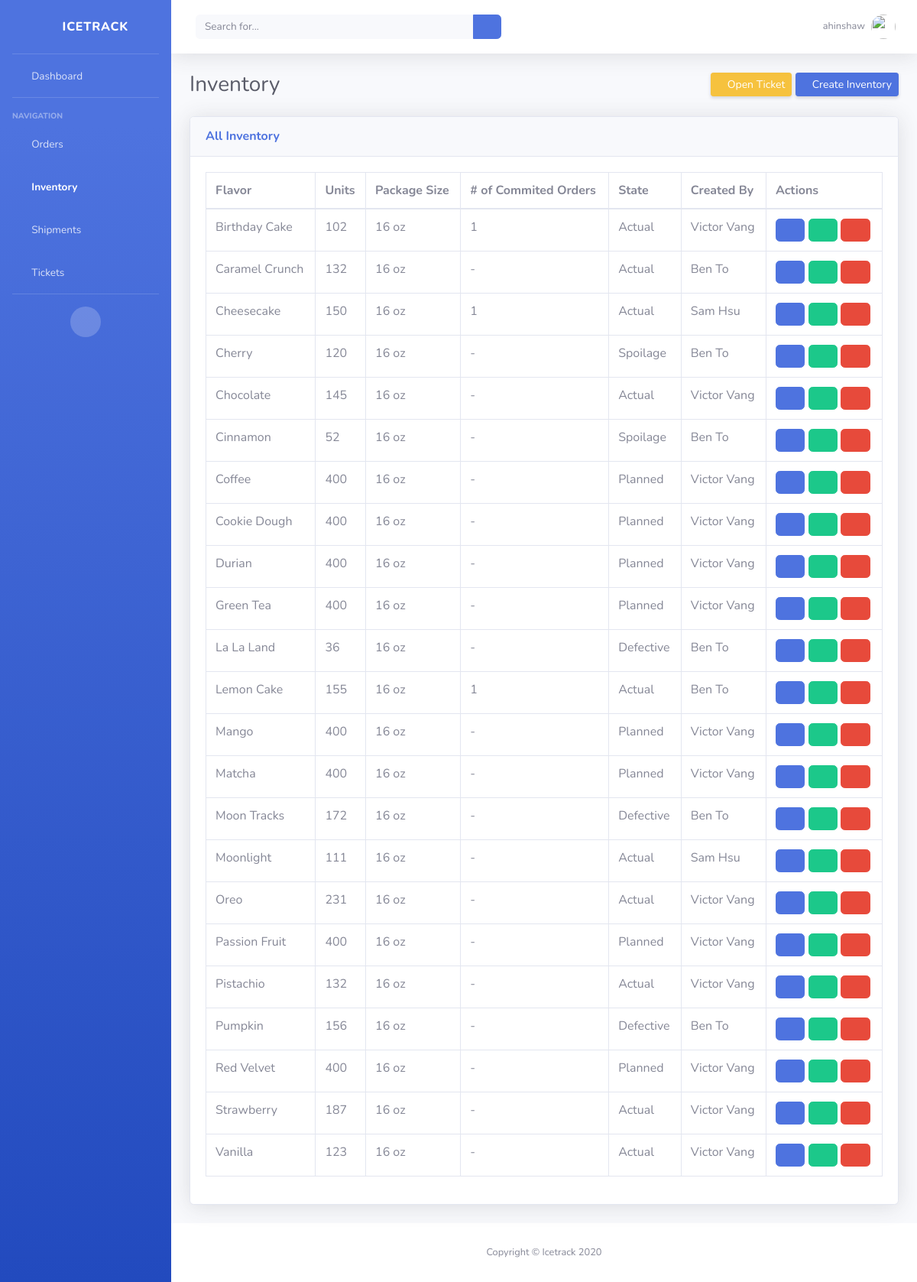
Before: /inventory/ (signed in) with the older database file.
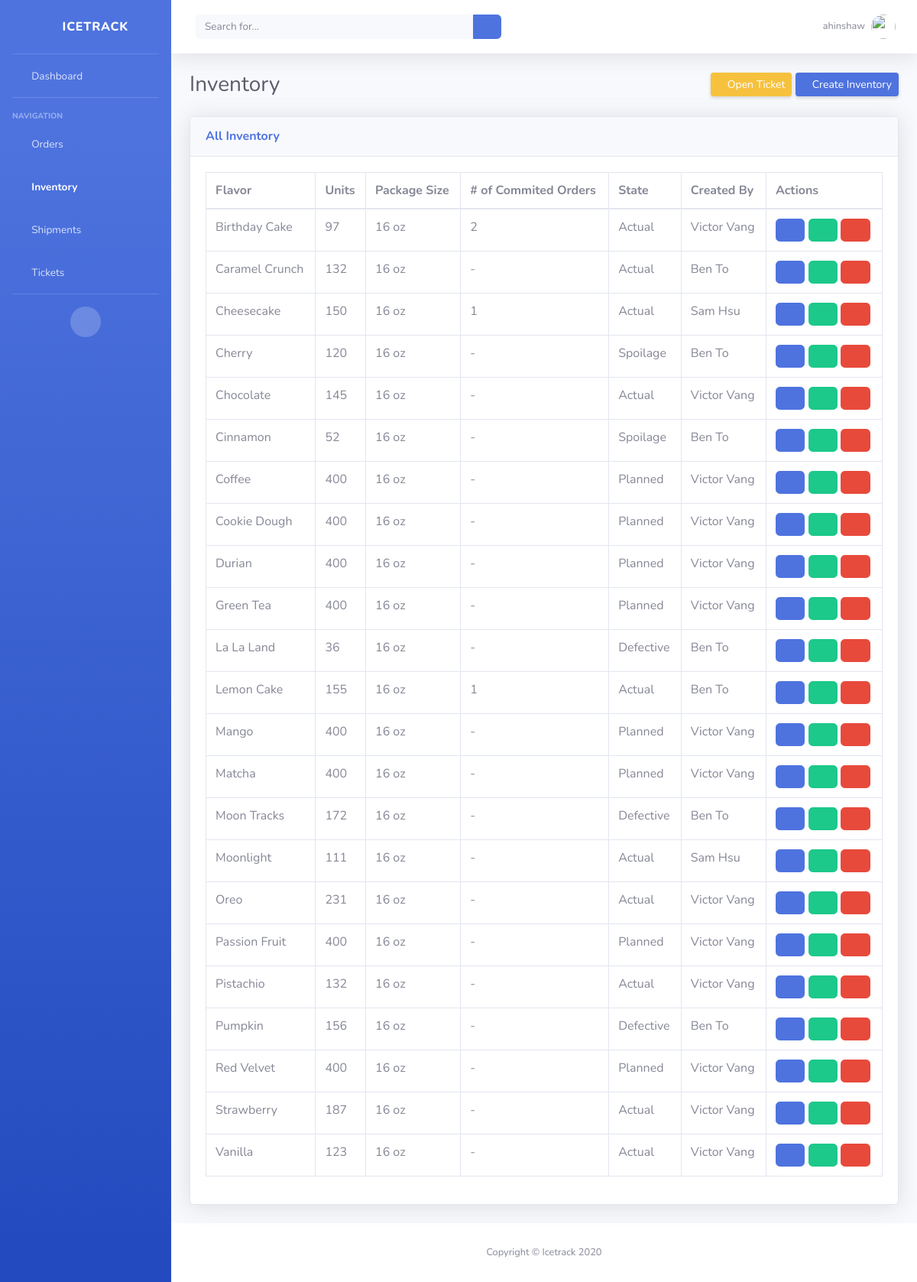
After: the same page with the newer database file.
### icetrack/models.py (models this page shows, shortened)
class Inventory(models.Model):
    STATE_CHOICES = [
        ('Actual', 'Actual'),
        ('Planned', 'Planned'),
        ('Spoilage', 'Spoilage'),
        ('Defective', 'Defective'),
    ]
    item_name = models.CharField(max_length=50, null=True)
    quantity = models.IntegerField(default='0', blank=True, null=True)
    package_size = models.IntegerField(default='0', blank=True, null=True)
    state = models.CharField(max_length=10, choices=STATE_CHOICES, default='Planned')
    received_quantity = models.IntegerField(default='0', blank=True, null=True)
    received_by = models.CharField(max_length=50, blank=True, null=True)
    num_orders = models.IntegerField(default='0', blank=True, null=True)
    sold_quantity = models.IntegerField(default='0', blank=True, null=True)
    sold_by = models.CharField(max_length=50, blank=True, null=True)
    sold_to = models.CharField(max_length=50, blank=True, null=True)
    created_by = models.CharField(max_length=50, blank=True, null=True, default='Administrator')
    reorder_level = models.IntegerField(default='0', blank=True, null=True)
    date_created = models.DateTimeField(auto_now_add=True, auto_now=False)
    last_updated = models.DateTimeField(auto_now_add=False, auto_now=True)
    export_to_CSV = models.BooleanField(default=False)

### icetrack/views.py (the view)
# urls.py: path('inventory/', InventoryPageView.as_view(), name="inventory"),
@method_decorator(login_required, name='dispatch')
class InventoryPageView(ListView):
    model = Inventory
    template_name = 'inventory.html'
    context_object_name = 'all_inventory_list'
    def dispatch(self, request, *args, **kwargs):
        if not request.user.is_staff:
            return redirect('home')
        return super(InventoryPageView, self).dispatch(request, *args, **kwargs)

### templates/inventory.html (shortened to what this page needs)
{% extends 'base_authenticated.html' %}
{% block content%}
<div class="container-fluid">
    <div class="d-sm-flex align-items-center justify-content-between mb-4">
        <h1 class="h3 mb-0 text-gray-800">Inventory</h1>
        <div>
            <a href="{% url 'create_ticket' %}" class="d-none d-sm-inline-block btn btn-sm btn-warning shadow-sm"><i class="fas fa-flag fa-sm text-white-50"></i> Open Ticket</a>
            <a href="{% url 'create_inventory' %}" class="d-none d-sm-inline-block btn btn-sm btn-primary shadow-sm"><i class="fas fa-plus fa-sm text-white-50"></i> Create Inventory</a>
        </div>
    </div>
    <div class="card shadow mb-4">
        <div class="card-header py-3">
            <h6 class="m-0 font-weight-bold text-primary">
                {% if request.user.is_staff %}
                    All Inventory
                {% else %}
                    Your Inventory
                {% endif %}
            </h6>
        </div>
        <div class="card-body">
            <div class="table-responsive">
                <table class="table table-bordered" id="dataTable" width="100%" cellspacing="0">
                    <thead>
                        <tr>
                            <th>Flavor</th>
                            <th>Units</th>
                            <th>Package Size</th>
                            <th># of Commited Orders</th>
                            <th>State</th>
                            <th>Created By</th>
                            <th>Actions</th>
                        </tr>
                    </thead>
                    <tbody>
                        {% for inventory in all_inventory_list %}
                            <tr>
                                <td>{{ inventory.item_name }}</td>
                                <td>
                                    {% if inventory.quantity == 0 or inventory.quantity is None %}
                                        -
                                    {% else %}
                                        {{ inventory.quantity }}
                                    {% endif %}
                                </td>
                                <td>
                                    {% if inventory.package_size == 0 or inventory.package_size is None %}
                                        -
                                    {% else %}
                                        {{ inventory.package_size }} oz
                                    {% endif %}
                                </td>
                                <td>
                                    {% if inventory.num_orders == 0 or inventory.num_orders is None %}
                                        -
                                    {% else %}
                                        {{ inventory.num_orders }}
                                    {% endif %}
                                </td>
                                <td>{{ inventory.state }}</td>
                                <td>{{ inventory.created_by }}</td>
                                <td>
                                    <a class="btn btn-primary" href="{% url 'inventory_detail' inventory.id %}"><i class="far fa-eye"></i></a>
                                    <a class="btn btn-success" href="{% url 'update_inventory' inventory.id %}"><i class="fas fa-edit"></i></a>
                                    <a class="btn btn-danger" href="{% url 'delete_inventory' inventory.id %}"><i class="far fa-trash-alt"></i></a>
                                </td>
                            </tr>
                        {% endfor %}
                    </tbody>
                </table>
            </div>
        </div>
    </div>
</div>
{% endblock content %}

Changed rows visible on the page:
changed Inventory "Birthday Cake": quantity "102" → "97"; num_orders "1" → "2"
